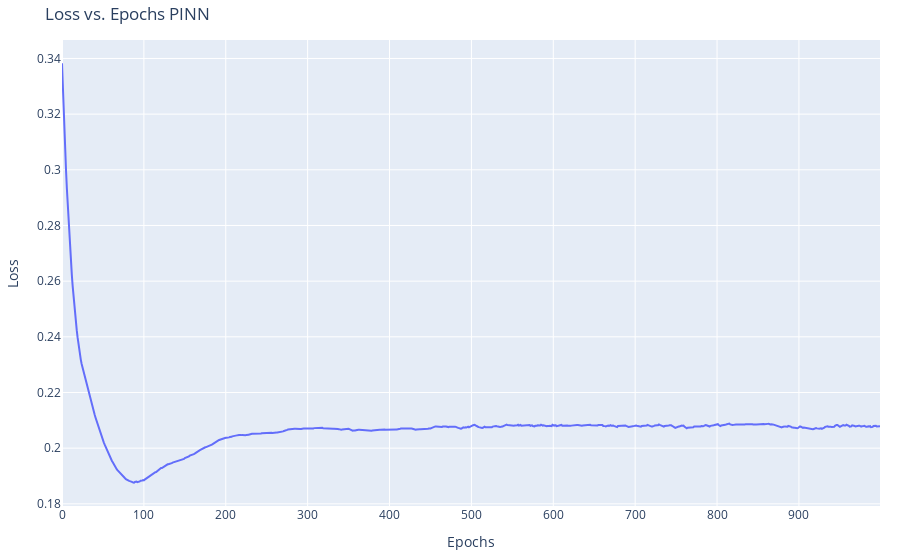

The cell this chart's notebook holds for it:
### Code cell
epochs = list(range(len(pinn)))

# Crear una figura utilizando plotly
fig = go.Figure()

# Añadir traza para la evolución de la pérdida del PINN
fig.add_trace(go.Scatter(x=epochs, y=pinn, mode='lines', name='Physics Informed Neural Network'))

# Actualizar el diseño del gráfico
fig.update_layout(
    title='Pérdida vs. Épocas PINN',
    xaxis=dict(title='Épocas'),
    yaxis=dict(title='Pérdida'),
    legend=dict(x=0.7, y=1.0),
    margin=dict(l=20, r=20, t=40, b=20),
    hovermode='x unified' 
)

# Mostrar el gráfico
fig.show()

### Figure 1 — Plotly figure (JSON) as saved in the notebook; plotly's stock layout.template omitted (floating-point values rounded to 4 significant figures; data arrays with more than 128 entries replaced by an {"elided": "..."} marker saying what was removed)
{"data": [{"mode": "lines", "name": "Physics Informed Neural Network", "type": "scatter", "x": {"elided": "1000 int values"}, "y": {"elided": "1000 float values"}}], "layout": {"hovermode": "x unified", "legend": {"x": 0.7, "y": 1}, "margin": {"b": 20, "l": 20, "r": 20, "t": 40}, "title": {"text": "Loss vs. Epochs PINN"}, "xaxis": {"title": {"text": "Epochs"}}, "yaxis": {"title": {"text": "Loss"}}}}
